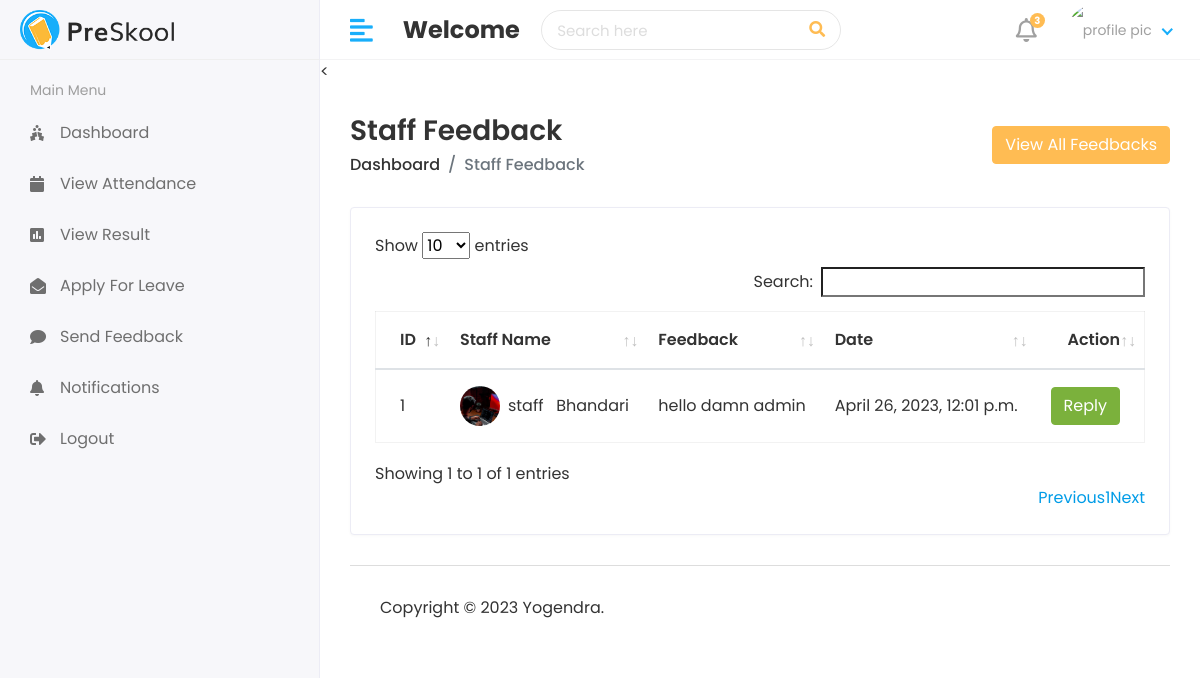
The app's page /hod/staff-feedback/, older data.
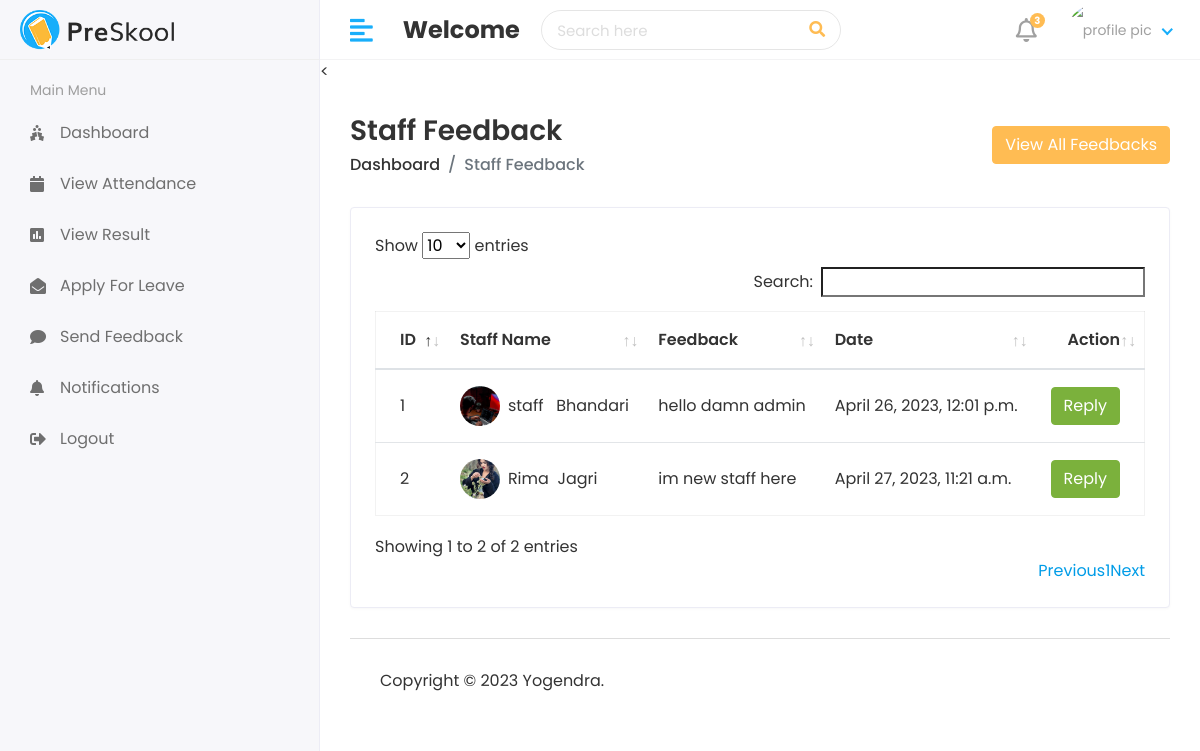
The same page, newer data.
### app_attendance_system/models.py (models this page shows, shortened)
class Staff_feedback(models.Model):
    staff_id= models.ForeignKey(Staff, on_delete=models.CASCADE)
    feedback= models.TextField()
    feedback_reply=models.TextField()
    status=models.IntegerField(default=0)
    created_at= models.DateTimeField(auto_now_add=True)
    updated_at=models.DateTimeField(auto_now=True)

class Staff(models.Model):
    admin=  models.OneToOneField(CustomUser, on_delete=models.CASCADE)
    address=models.TextField()
    gender=models.CharField(max_length=20)
    created_at=models.DateTimeField(auto_now_add=True)
    updated_at=models.DateTimeField(auto_now=True)

class CustomUser(AbstractUser):
    USER = {
        (1, 'HOD'),
        (2, 'STAFF'),
        (3, 'STUDENT'),
    }
    user_type= models.CharField(choices=USER, max_length=1, default=1)
    profile_pic = models.ImageField(upload_to='static/assets/img/profile_pic/')

### app_attendance_system/views.py (the view)
# urls.py: path('hod/staff-feedback/', views.StaffFeedbackSend, name='hod-staff-feedback'),
def StaffFeedbackSend(request):
    feedback=Staff_feedback.objects.all()
    feedback_history= Staff_feedback.objects.all().order_by('-id')[0:5]
    context={
        'feedback':feedback,
        'feedback_history':feedback_history
    }
    return render(request, 'hod/hod_staff_feedback.html',context)

### templates/hod/hod_staff_feedback.html (shortened to what this page needs)
{% extends "layouts/master.html" %}
{% load static %}
{%block content %}
<<div class="content container-fluid">
    <div class="page-header">
       <div class="row align-items-center">
          <div class="col">
             <h3 class="page-title">Staff Feedback</h3>
             <ul class="breadcrumb">
                <li class="breadcrumb-item"><a href="index.html">Dashboard</a></li>
                <li class="breadcrumb-item active">Staff Feedback</li>
             </ul>
          </div>
          <div class="col-auto text-right float-right ml-auto">
<button type="button" class="btn btn-primary" data-toggle="modal" data-target="#exampleModalCenter">
    View All Feedbacks
  </button>
          </div>
       </div>
    </div>
    <div class="row">
       <div class="col-sm-12">
          <div class="card card-table">
             <div class="card-body">
                <div class="table-responsive">
                   <table class="table table-hover table-center mb-0 "  id="table_id">
                      <thead>
                         <tr>
                            <th>ID</th>
                            <th>Staff Name</th>
                            <th>Feedback</th>
                            <th>Date</th>
                            <th class="text-right">Action</th>
                         </tr>
                      </thead>
                      <tbody>
                        {% for i in feedback %}
                         <tr>
                            <td>{{ forloop.counter }}</td>
                            <td>
                               <h2 class="table-avatar">
                                  <a href="student-details.html" class="avatar avatar-sm mr-2"><img class="avatar-img rounded-circle" src="/{{i.staff_id.admin.profile_pic}}" alt="User Image"></a>
                                  <a href="student-details.html">{{i.staff_id.admin.first_name}}&nbsp; {{i.staff_id.admin.last_name}}</a>
                               </h2>
                            </td>
                            <td>{{i.feedback}}</td>
                            <td>{{i.created_at}}</td>
                            <td class="text-right">
<button type="button" class="btn btn-success" data-toggle="modal" data-target="#sendnotification-{{forloop.counter}}">
    Reply
  </button>
                            </td>
                         </tr>
                         {% endfor %}
                      </tbody>
                   </table>
                </div>
             </div>
          </div>
       </div>
    </div>
{% endblock %}

Row changes from the older to the newer data that the page shows:
added Staff_feedback: staff_id.admin.profile_pic (picture), staff_id.admin.first_name "Rima", staff_id.admin.last_name "Jagri", feedback "im new staff here", created_at "April 27, 2023, 11:21 a.m."
Text that changed along with them:
text written by a page script: "Show entries Search: Showing 1 to 1 of 1 entries Previous 1 Next" → "Show entries Search: Showing 1 to 2 of 2 entries Previous 1 Next"
